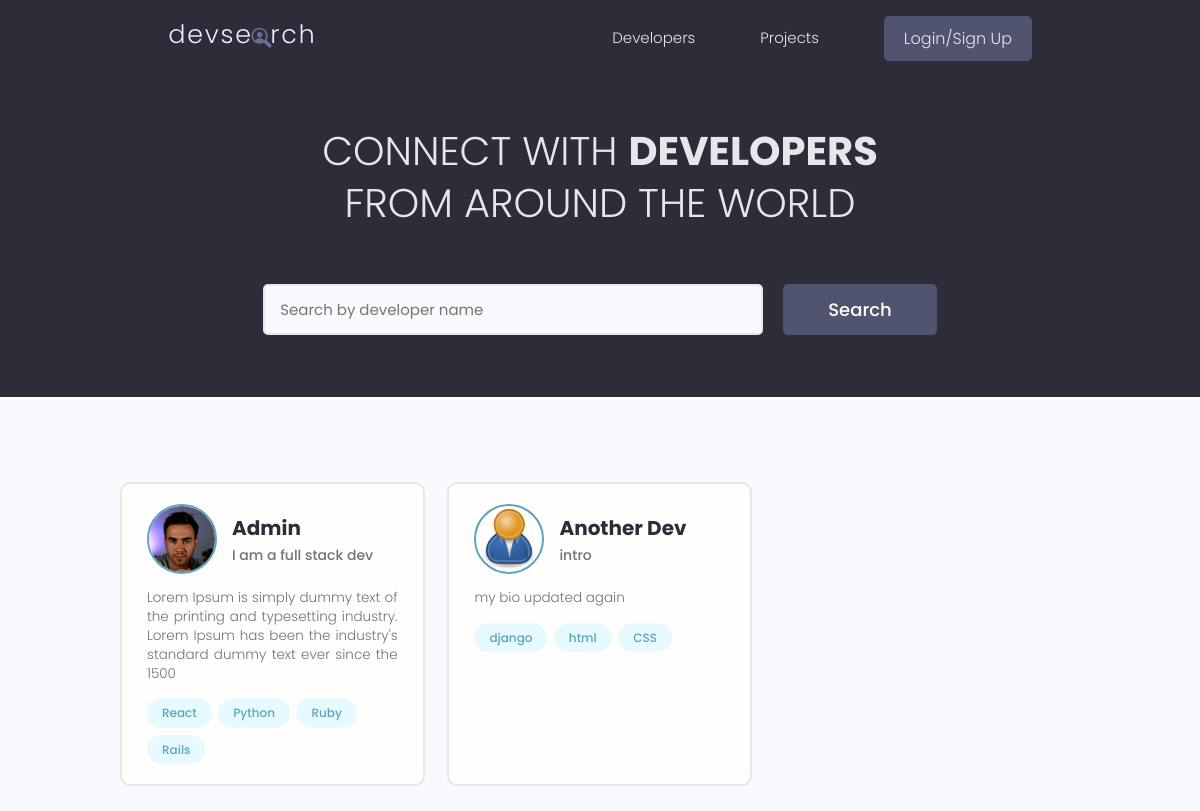
The app's page /, older data.
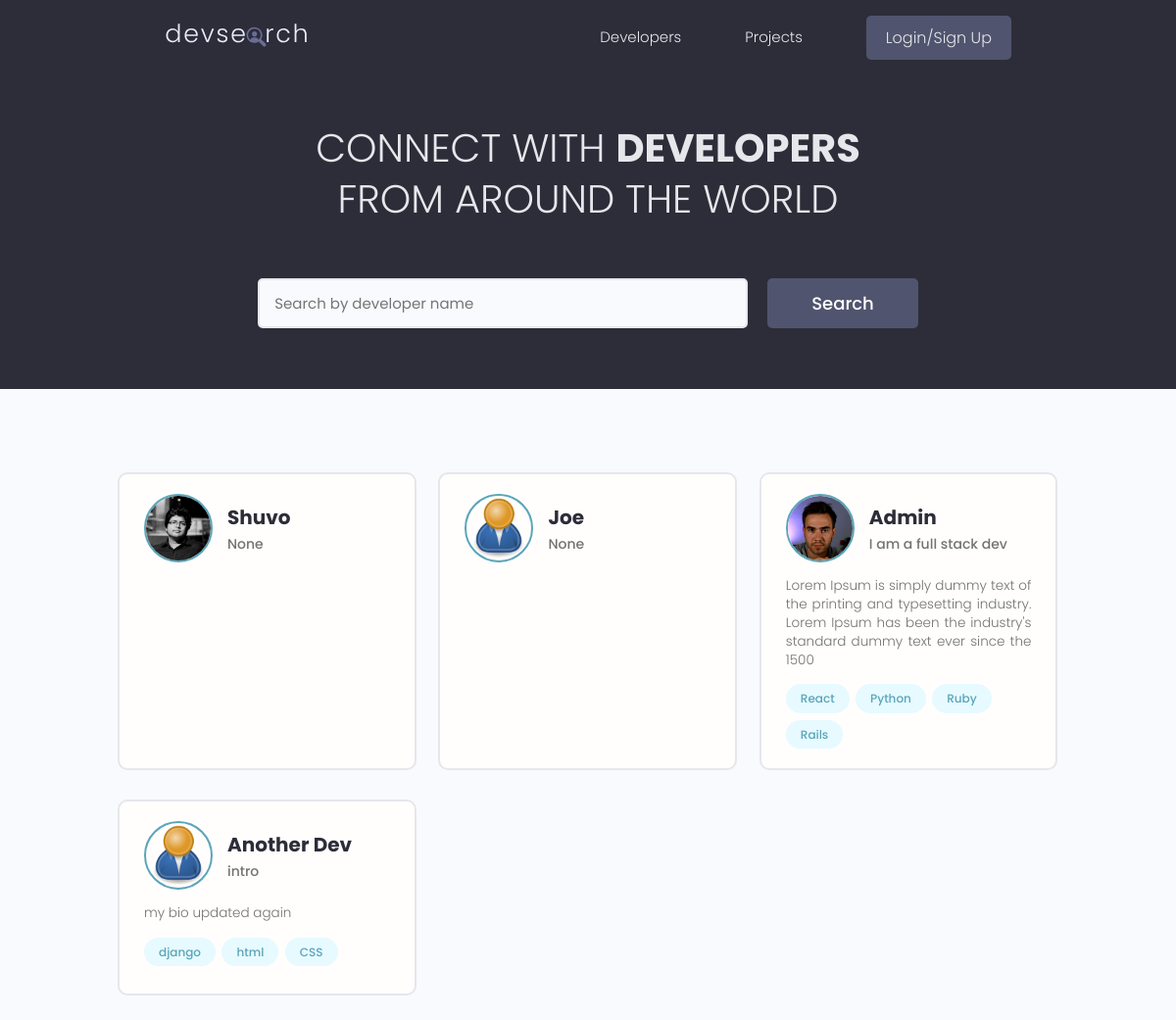
The same page, newer data.
### users/models.py (models this page shows, shortened)
class Profile(models.Model):
    user = models.OneToOneField(User, on_delete=models.CASCADE, null=True, blank=True)
    username = models.CharField(max_length=200, blank=True, null=True)
    location = models.CharField(max_length=200, blank=True, null=True)
    name = models.CharField(max_length=200, blank=True, null=True)
    email = models.EmailField(max_length=500, blank=True, null=True)
    short_intro = models.CharField(max_length=200, blank=True, null=True)
    bio = models.TextField(blank=True, null=True)
    profile_image = models.ImageField(null=True, blank=True, upload_to='profiles/', default='profiles/user-default.png')
    social_github = models.CharField(max_length=200, blank=True, null=True)
    social_twitter = models.CharField(max_length=200, blank=True, null=True)
    social_linkedin = models.CharField(max_length=200, blank=True, null=True)
    social_youtube = models.CharField(max_length=200, blank=True, null=True)
    social_website = models.CharField(max_length=200, blank=True, null=True)
    created = models.DateTimeField(auto_now_add=True)
    id = models.UUIDField(default=uuid.uuid4, unique=True, primary_key=True, editable=False)

class Skill(models.Model):
    owner = models.ForeignKey(Profile, on_delete=models.CASCADE, null=True, blank=True)
    name = models.CharField(max_length=200, blank=True, null=True)
    description = models.TextField(blank=True, null=True)
    created = models.DateTimeField(auto_now_add=True)
    id = models.UUIDField(default=uuid.uuid4, unique=True, primary_key=True, editable=False)
    def __str__(self):
        return str(self.name)

### users/views.py (the view)
# urls.py: path('', views.profiles, name='profiles'),
def profiles(request):
    profiles_obj, search_query = search_profiles(request)
    custom_range, profiles_obj = paginate_util.paginate(request, profiles_obj, 6)
    context = {
        'profiles': profiles_obj,
        'search_query': search_query,
        'custom_range': custom_range
    }
    return render(request, 'users/profiles.html', context)

### users/utils.py (called while the page is built)
def search_profiles(request):
    search_query = ''
    if request.GET.get('search_query'):
        search_query = request.GET.get('search_query')
    skills = Skill.objects.filter(name__icontains=search_query)
    profiles = Profile.objects.distinct().filter(
        Q(name__icontains=search_query) |
        Q(short_intro__icontains=search_query) |
        Q(skill__in=skills)
    )
    return profiles, search_query

### utils/paginate_util.py (called while the page is built)
def paginate(request, objects, results):
    page = request.GET.get('page') or 1
    page = int(page)
    paginator = Paginator(objects, results)
    try:
        objects = paginator.page(page)
    except EmptyPage:
        page = paginator.num_pages
        objects = paginator.page(page)
    left_index = (page - 4)
    if left_index < 1:
        left_index = 1
    right_index = page + 5
    if right_index > paginator.num_pages:
        right_index = paginator.num_pages + 1
    custom_range = range(left_index, right_index)
    return custom_range, objects

### users/templates/users/profiles.html (shortened to what this page needs)
{% extends 'main.html' %}
{% block content %}
<main class="home">
    <section class="hero-section text-center">
        <div class="container container--narrow">
            <div class="hero-section__box">
                <h2>CONNECT WITH <span>DEVELOPERS</span></h2>
                <h2>FROM AROUND THE WORLD</h2>
            </div>
            <div class="hero-section__search">
                <form class="form" action="" method="get" id="search-form">
                    <div class="form__field">
                        <input class="input input--text" id="formInput#search" type="text" name="search_query"
                               placeholder="Search by developer name" value="{{ search_query }}"/>
                    </div>
                    <input class="btn btn--sub btn--lg" type="submit" value="Search"/>
                </form>
            </div>
        </div>
    </section>
    <section class="devlist">
        <div class="container">
            <div class="grid grid--three">
                {% for profile in profiles %}
                <div class="column card">
                    <div class="dev">
                        <a href="{% url 'user-profile' profile.id %}" class="card__body">
                            <div class="dev__profile">
                                <img class="avatar avatar--md" src="{{ profile.profile_image.url }}"
                                     alt="image"/>
                                <div class="dev__meta">
                                    <h3>{{ profile.name }}</h3>
                                    <h5>{{ profile.short_intro|slice:"60" }}</h5>
                                </div>
                            </div>
                            <p class="dev__info">
                                {{ profile.bio|slice:"150" }}
                            </p>
                            <div class="dev__skills">
                                {% for skill in profile.skill_set.all|slice:'4' %}
                                <span class="tag tag--pill tag--main">
                                    <small>{{ skill }}</small>
                                </span>
                                {% endfor %}
                            </div>
                        </a>
                    </div>
                </div>
                {% endfor %}
            </div>
        </div>
    </section>
</main>
{% endblock content %}

Row changes from the older to the newer data that the page shows:
added Profile: profile_image (picture), name "Shuvo", short_intro "None"
added Profile: profile_image (placeholder picture), name "Joe", short_intro "None"
